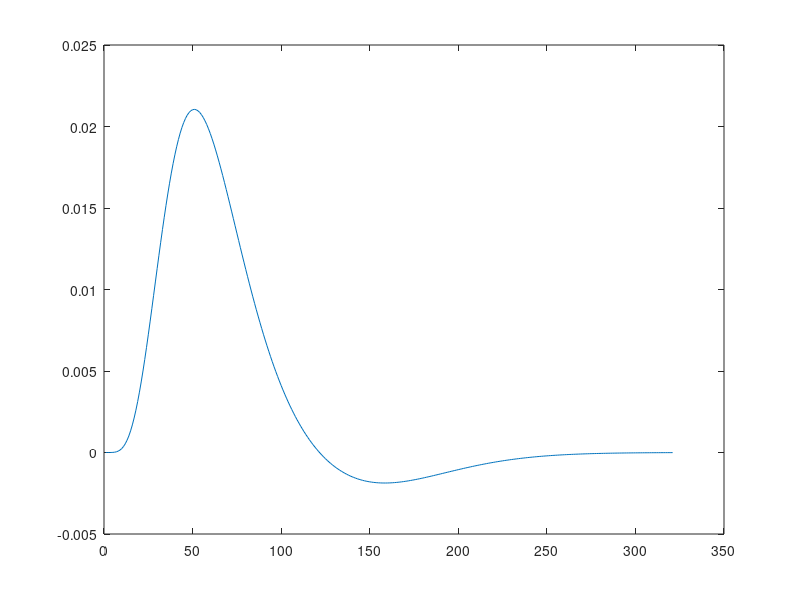

The MATLAB source for this figure: (Note: this script raises an error after producing the figure.)
%% 

load('vox100stuff.mat');
load('spm_hrf_01');
%%
plot(spm_hrf_01)
%%

% First question: how to deal with the "null" signal and also
% the first 6 "calibration" signals? (for a single block)
% 
% A: Treat the "null" signal (the one that occurs at the time
% you would expect a stimuli) as the "13th" stimuli.
% Treat the first 6 calibration as "14"th to "19"th stimuli.

sel_vox = vox100s;
ind = 2;
cur_block = sel_vox{ind};
stim_block_12 = seqVal(:,ind);
stim_block_12(stim_block_12 > 0) = stim_block_12(stim_block_12 > 0)- (ind-1)*12; % there are 12 stimuli
nt = length(cur_block); % total number of time points, 696
ns = nt/4; % total number of stimuli, 174
sub_stim_block = stim_block_12(-3 + 4*(1:ns)); 
sub_stim_block(sub_stim_block ==0) = 13; % assign a new factor for the zero signal
sub_stim_block(1:6) = 13 + (1:6); % assign new factors for the calibration signals
stim_block_13 = stim_block_12;
stim_block_13(-3 + 4*(1:ns)) = sub_stim_block;
stim_block_all = stim_block_12;
stim_block_all(-3 + 4*(1:ns)) = 1:ns;

%%

len_hrf = 30; % number of points to include in the HRF
stim_block = stim_block_13;
resid_corr = 0.*cur_block;
%% test the functions


hrf_params = randn(len_hrf,1);
stim_amps = 1.*randn(max(stim_block),1)+1;
const = 10.0*randn(1);
y = pred_signal( hrf_params, stim_block, stim_amps, const );
hrf_params2 = fit_hrf_l2( y, stim_block, stim_amps, len_hrf, 1000 );
stim_amps2 = fit_amps_l2( y, hrf_params, stim_block, 10);

figure; scatter(stim_amps,stim_amps2)
figure; plot(hrf_params); hold on; plot(hrf_params2,'r')

{norm(stim_amps - stim_amps2), norm(hrf_params-hrf_params2)}


%% fit data


y0 = sel_vox{ind};
y = y0 -resid_corr;
const.off = 5.5; % chosen so that stim_amps(13) ~~ 0
y = y - const.off; 
len_hrf = 20;
hrf_params = spm_hrf_01(-9+ 10*(1:len_hrf));
nits = 30;
[ hrf_params, stim_amps, yhat, rsse ] = fit_amps_hrf( y, hrf_params, stim_block, nits );
{const,stim_amps(13),rsse, norm(stim_amps)}
figure; plot(stim_amps)
figure; plot(hrf_params)

%% fit data with auto constant

y0 = sel_vox{ind};
y = y0 -resid_corr;
len_hrf = 30;
hrf_params = spm_hrf_01(-9+ 10*(1:len_hrf));
nits = 20;
l2p_a = 0.01*ones(1,max(stim_block));
%l2p_a(13) = 100;
l2p = 100;
[ hrf_params, stim_amps, yhat, rsse ,const ] = fit_amps_hrf_l2( y, hrf_params, stim_block, nits, l2p_a ,l2p );
{const,stim_amps(13),rsse, norm(stim_amps)}

figure; plot(stim_amps)
figure; plot(hrf_params)

%% effect of each event

[event_amps, yhat] = fit_amps_l2( y, hrf_params, stim_block_all,l2p_a(1));
figure; plot(event_amps)
figure; scatter(sub_stim_block, event_amps)

%% residuals

resd = y - yhat;
resids = smooth(resd, .1, 'lowess');
figure; plot(resd); hold on; plot(resids, 'r')
resid_corr = resids;

%% GLS

resd = y - yhat;
basis_mat = gp_eigenfuncs(nt,.1);
basis_mat = basis_mat(:,1:10);
eps = 0.01;
nits = 200;
covmat = gp_cov_est(resd,basis_mat,eps,nits);
L = chol(covmat,'lower');
%% look at a sample drawn from estimated cov matrix
zsynth = L*randn(nt,1);
plot(zsynth); hold on; plot(smooth(zsynth, .1, 'lowess'),'r')
%% get whitening matrix

[e,v] = eig(covmat);
whtmat = e*diag(1./sqrt(diag(v)))*e';


%% fit the model

[event_amps, yhat] = fit_amps_l2_wht( y, hrf_params, stim_block_all,l2p_a(1),whtmat);
figure; plot(event_amps)
figure; scatter(sub_stim_block, event_amps)